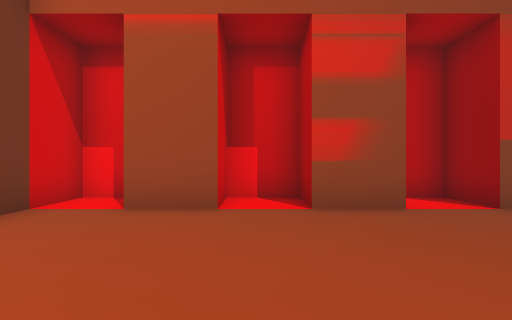
[1] (above)

13 first-person views from a walk through a scene from a Unity 3-D project. The camera is 1.5 m above the floor, looks level and sees 80° across. The floor is counted in squares, 2 m on a side. Each view is taken from the middle of a square. On the plan, view 1 faces up. The plan holds only what a view shows up to about 10 squares ahead; the rest is blank. The place goes on beyond the plan.

[2]
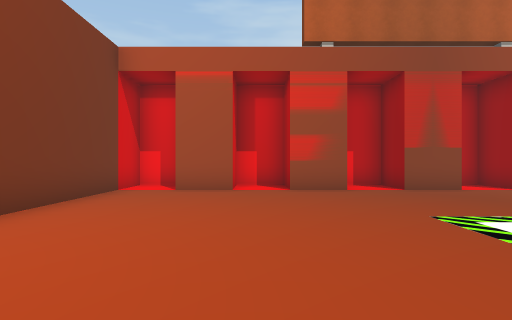

[3]
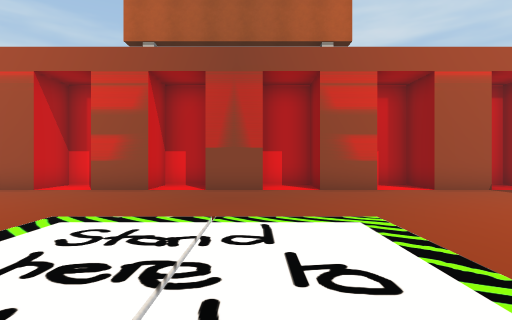

[4]
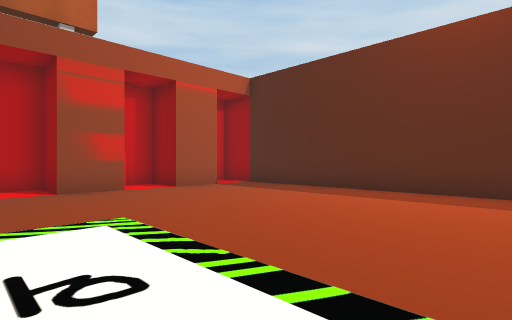

[5]
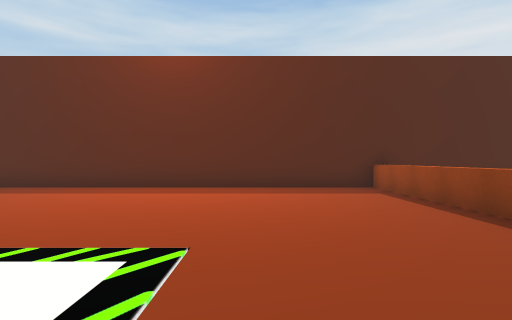

[6]
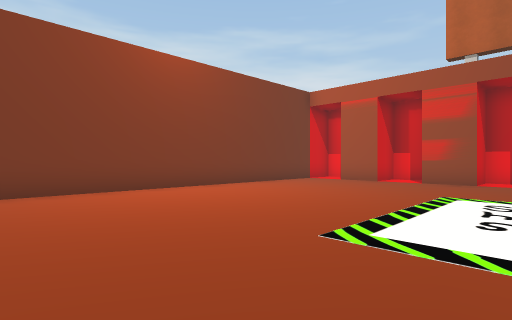

[7]
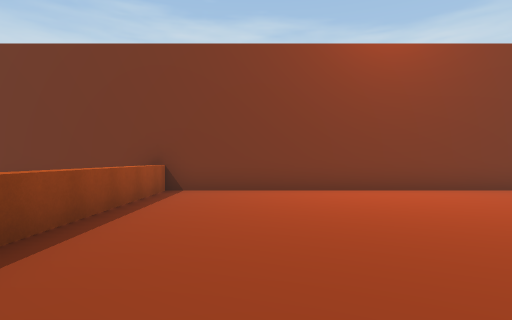

[8]
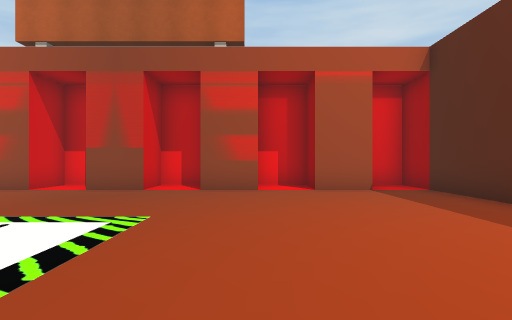

[9]
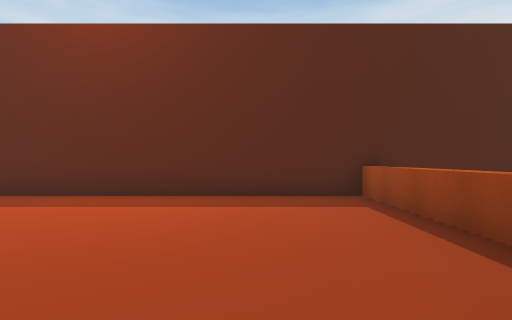

[10]
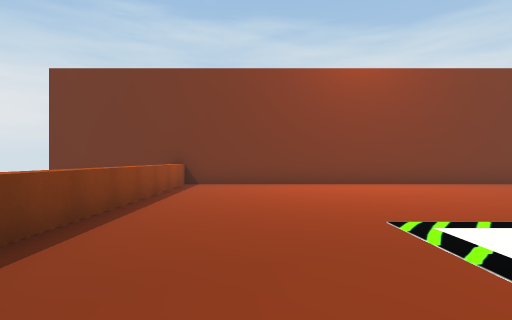

[11]
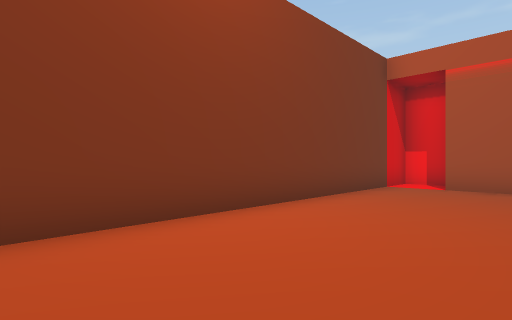

[12]
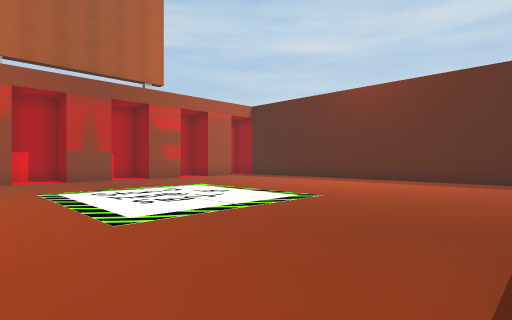

[13]
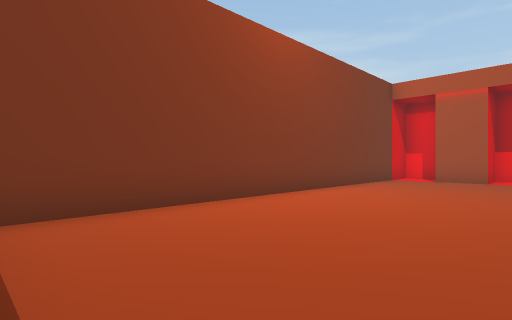

### Floor plan
Points are (right, up) in squares from view 1. A wall is a line through its corners. A room is listed if a view was taken in it or the views show most of it. See-through windows are left out.
Room 1 (views 1, 2, 3, 4, 5, 6, 7, 8, 9, 10, 11, 12, 13)
walls: (8.1, 4.7) (6.6, 4.7) (6.6, 6.1) (5.2, 6.1) (5.2, 4.7) (3.7, 4.7) (3.7, 6.1) (2.3, 6.1) (2.3, 4.7) (0.9, 4.7) (0.9, 6.1) (-0.6, 6.1) (-0.6, 4.7) (-2.1, 4.7); (10.9, -7.2) (12.4, -7.2); (-3.5, -7.2) (-1.9, -7.2); (11, 4.7) (9.5, 4.7) (9.5, 6.1) (8, 6.1); (-2.2, 6.1) (-3.5, 6.1) (-3.5, -10.5); (12.4, -10.5) (12.4, 6.1) (11.5, 6.1)

Positions as (right, up) in squares from view 1, and headings:
1: (0, 0), facing up
2: (0, -3), facing up
3: (5, -3), facing up
4: (5, -3), facing up-right
5: (4, -4), facing right
6: (4, -6), facing up-left
7: (4, -5), facing left
8: (8, -3), facing up
9: (6, -5), facing right
10: (6, -5), facing left
11: (0, -4), facing up-left
12: (1, -7), facing up-right
13: (1, -7), facing up-left
